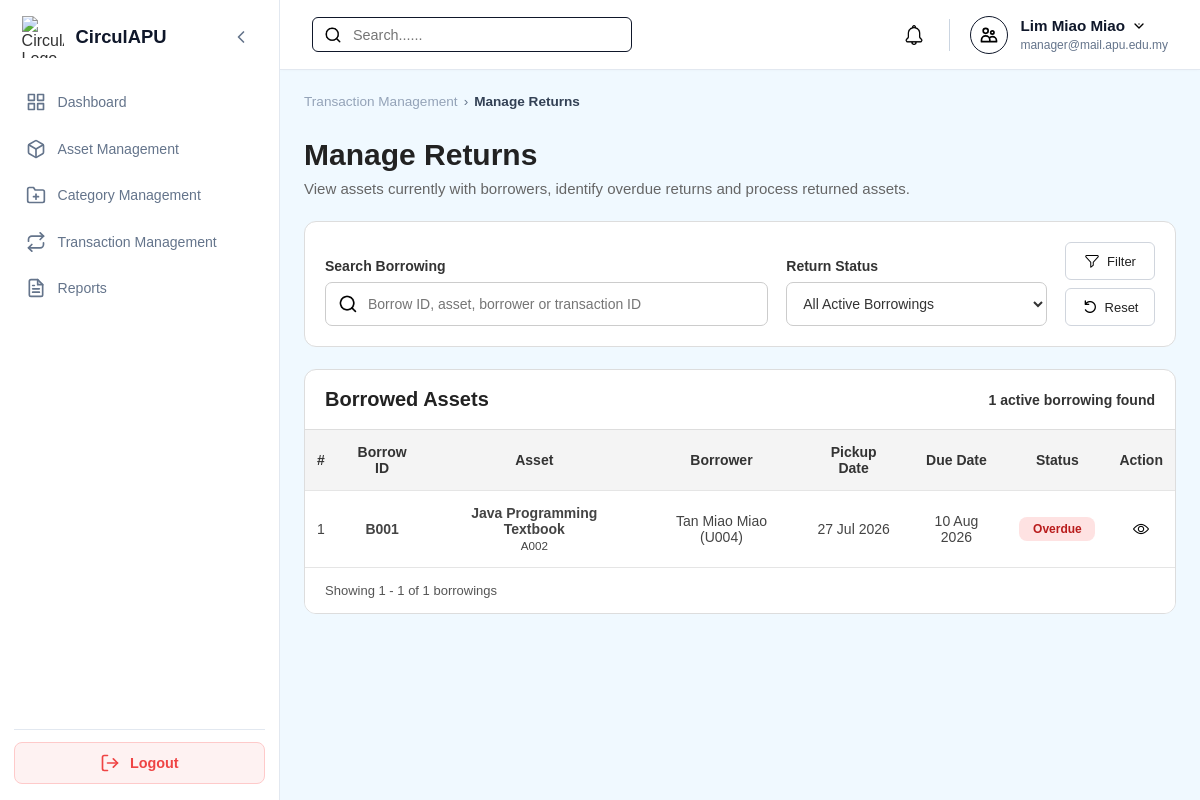
The app's page /Manager/manager_borrowed_assets.php?page=3 (signed in), older data.
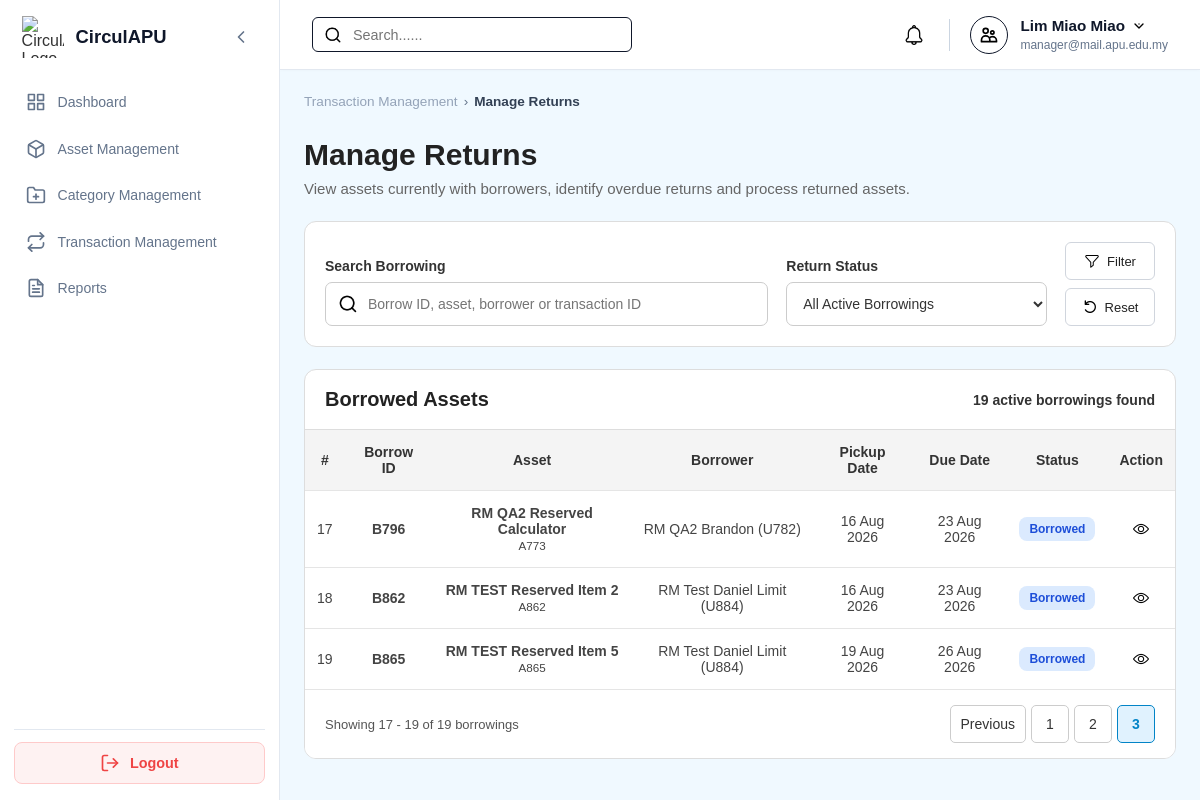
The same page, newer data.
### tables this page shows
CREATE TABLE `borrowings` (
  `borrowID` varchar(10) NOT NULL,
  `assetID` varchar(10) NOT NULL,
  `borrowerID` varchar(10) NOT NULL,
  `transactionID` varchar(10) NOT NULL,
  `borrowDate` timestamp NOT NULL DEFAULT current_timestamp(),
  `expectedReturnDate` datetime NOT NULL,
  `actualReturnDate` datetime DEFAULT NULL,
  `borrowingStatus` enum('Pending','Approved','Borrowed','Returned','Completed','Cancelled','Overdue') NOT NULL
);

CREATE TABLE `assets` (
  `assetID` varchar(10) NOT NULL,
  `ownerID` varchar(10) NOT NULL,
  `categoryID` varchar(10) NOT NULL,
  `assetName` varchar(150) NOT NULL,
  `description` varchar(255) DEFAULT NULL,
  `assetCondition` enum('New','Like New','Good','Fair','Poor') NOT NULL,
  `imageURL` varchar(255) DEFAULT NULL,
  `availabilityStatus` enum('Available','Reserved','Borrowed','Unavailable') NOT NULL,
  `listingStatus` enum('Draft','Pending Review','Ready for Verification','Approved','Published','Rejected','Removed') NOT NULL,
  `createdDate` timestamp NOT NULL DEFAULT current_timestamp(),
  `updatedDate` timestamp NULL DEFAULT NULL ON UPDATE current_timestamp(),
  `verificationStatus` enum('Pending','Approved','Rejected') NOT NULL
);

CREATE TABLE `user` (
  `userID` varchar(10) NOT NULL,
  `name` varchar(100) NOT NULL,
  `email` varchar(100) NOT NULL,
  `password` varchar(255) NOT NULL,
  `role` enum('Member','Auditor','Manager','Admin') NOT NULL DEFAULT 'Member',
  `status` enum('Active','Suspended','Deleted') NOT NULL DEFAULT 'Active',
  `ecopoint` int(11) NOT NULL DEFAULT 0,
  `dateCreated` timestamp NOT NULL DEFAULT current_timestamp()
);

### Manager/manager_borrowed_assets.php (the view, shortened to what the changed rows need)
<?php
require_once '../db.php';
function e($v): string { return htmlspecialchars((string)$v, ENT_QUOTES, 'UTF-8'); }
function d($v): string { return $v && strtotime($v) ? date('d M Y', strtotime($v)) : '-'; }
function pageURL($p): string {
    $q=$_GET; $q['page']=$p;
    return 'manager_borrowed_assets.php?'.http_build_query($q);
}
$search=trim($_GET['search']??'');
$status=trim($_GET['status']??'');
$rows=[];$error='';$perPage=8;$page=max(1,(int)($_GET['page']??1));
$total=$offset=0;$totalPages=1;
try{
    $c=$conn;$c->set_charset('utf8mb4');
    $where=["b.actualReturnDate IS NULL","b.borrowingStatus IN ('Borrowed','Active','Overdue')"];
    $params=[];$types='';
    $whereSQL='WHERE '.implode(' AND ',$where);
    $s=$c->prepare("SELECT COUNT(*) total
        FROM borrowings b
        JOIN transactionrequests t ON t.transactionID=b.transactionID
        JOIN assets a ON a.assetID=b.assetID
        JOIN user u ON u.userID=b.borrowerID
        $whereSQL");
    $s->execute();$total=(int)$s->get_result()->fetch_assoc()['total'];$s->close();
    $totalPages=max(1,(int)ceil($total/$perPage));$page=min($page,$totalPages);$offset=($page-1)*$perPage;
    $s=$c->prepare("SELECT b.borrowID,b.transactionID,b.borrowDate,b.expectedReturnDate,b.borrowingStatus,
            a.assetID,a.assetName,a.assetCondition,
            u.userID borrowerID,u.name borrowerName,
            (DATE(b.expectedReturnDate)<CURDATE()) isOverdue
        FROM borrowings b
        JOIN transactionrequests t ON t.transactionID=b.transactionID
        JOIN assets a ON a.assetID=b.assetID
        JOIN user u ON u.userID=b.borrowerID
        $whereSQL
        ORDER BY isOverdue DESC,b.expectedReturnDate ASC
        LIMIT ? OFFSET ?");
    $list=[...$params,$perPage,$offset];
    $s->bind_param($types.'ii',...$list);$s->execute();
    $rows=$s->get_result()->fetch_all(MYSQLI_ASSOC);$s->close();
}catch(Throwable $z){
    error_log($z->getMessage());$error='Unable to load borrowed assets. Please try again.';
}
$start=$total?$offset+1:0;$end=min($offset+$perPage,$total);
$back=http_build_query(array_filter(['search'=>$search,'status'=>$status,'page'=>$page],fn($v)=>$v!==''&&$v!==1));
$backParam=$back?'&back='.rawurlencode($back):'';
?>
<!DOCTYPE html>
<html lang="en">
<head>
<link rel="stylesheet" href="../style.css"><link rel="stylesheet" href="manager_style.css?v=<?=filemtime(__DIR__.'/manager_style.css')?>"><link rel="stylesheet" href="manager_mobile.css">
</head>
<body class="role-manager">
<div class="dashboard-container">
<?php include '../sidebar.php';?><div class="main-content"><?php include '../header.php';?>
<main class="page-body">
<section class="management-heading">
<h1>Manage Returns</h1>
</section>
<section class="management-list desktop-borrowing-list">
<div class="management-list-header">
<h2><?= $status==='Overdue'?'Overdue Returns':'Borrowed Assets' ?></h2>
<p><?= $total ?> active borrowing<?= $total===1?'':'s' ?> found</p>
</div>
<div class="management-table-wrapper">
<table class="management-table">
<thead><tr><th>#</th><th>Borrow ID</th><th>Asset</th><th>Borrower</th><th>Pickup Date</th><th>Due Date</th><th>Status</th><th>Action</th></tr></thead>
<tbody>
<?php if(!$rows):?>
<tr><td colspan="8" class="management-empty-state">No active borrowings found.</td></tr>
<?php else:foreach($rows as $i=>$r):$display=$r['isOverdue']?'Overdue':'Borrowed';?>
<tr>
<td><?=$offset+$i+1?></td>
<td><strong><?=e($r['borrowID'])?></strong></td>
<td><strong><?=e($r['assetName'])?></strong><br><small><?=e($r['assetID'])?></small></td>
<td><?=e($r['borrowerName'].' ('.$r['borrowerID'].')')?></td>
<td><?=e(d($r['borrowDate']))?></td>
<td><?=e(d($r['expectedReturnDate']))?></td>
<td><span class="status-badge" data-status="<?=e($display)?>"><?=e($display)?></span></td>
<td>
<a href="manager_borrowed_asset_view.php?transactionID=<?=e($r['transactionID'])?><?=$backParam?>" class="management-action-btn" title="View Borrowing">
<img src="../assets/icons/view.png" alt="View">
</a>
</td>
</tr>
<?php endforeach;endif;?>
</tbody>
</table>
</div>
<div class="management-table-footer">
<p>Showing <?=$start?> - <?=$end?> of <?=$total?> borrowings</p>
<?php if($totalPages>1):?><nav class="pagination">
<?php if($page>1):?><a href="<?=e(pageURL($page-1))?>">Previous</a><?php endif;?>
<?php for($p=1;$p<=$totalPages;$p++):?><a href="<?=e(pageURL($p))?>" class="<?=$p===$page?'active':''?>"><?=$p?></a><?php endfor;?>
</nav><?php endif;?>
</div>
</section>
</main>
</div></div>
</body></html>

Row changes from the older to the newer data that the page shows:
no longer on this page (row edited): borrowings: i "1", borrowID "B001", assetID.assetName "Java Programming Textbook", assetID.assetID "A002", borrowerID.userID "Tan Miao Miao (U004)", borrowDate "27 Jul 2026", expectedReturnDate "10 Aug 2026", display "Overdue"
added borrowings: i "17", borrowID "B796", assetID.assetName "RM QA2 Reserved Calculator", assetID.assetID "A773", borrowerID.userID "RM QA2 Brandon (U782)", borrowDate "16 Aug 2026", expectedReturnDate "23 Aug 2026", display "Borrowed"
added borrowings: i "18", borrowID "B862", assetID.assetName "RM TEST Reserved Item 2", assetID.assetID "A862", borrowerID.userID "RM Test Daniel Limit (U884)", borrowDate "16 Aug 2026", expectedReturnDate "23 Aug 2026", display "Borrowed"
added borrowings: i "19", borrowID "B865", assetID.assetName "RM TEST Reserved Item 5", assetID.assetID "A865", borrowerID.userID "RM Test Daniel Limit (U884)", borrowDate "19 Aug 2026", expectedReturnDate "26 Aug 2026", display "Borrowed"
Text that changed along with them:
$total: "1" → "19"
$start: "1" → "17"
$end: "1" → "19"
text now shown: "s Previous"
new list line: "1"
new list line: "2"
new list line: "3"
